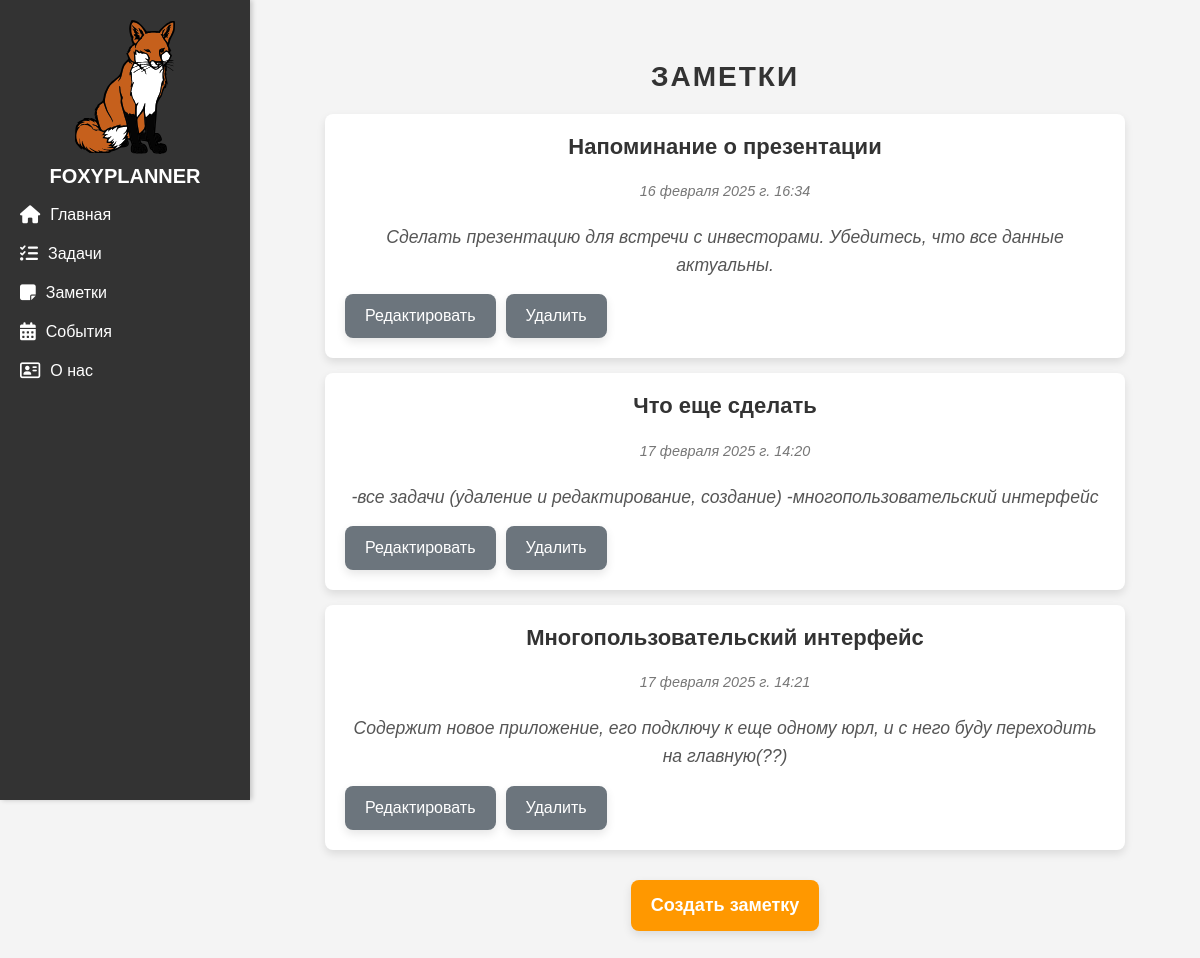
The app's page /notes/ with its own data.
### notes/models.py (models this page shows, shortened)
class Note(models.Model):
    title = models.CharField(max_length=200, verbose_name="Название")
    description = models.TextField(verbose_name="Описание")
    created_at = models.DateTimeField(auto_now_add=True, verbose_name="Дата создания")
    class Meta:
        verbose_name = "Заметка"
        verbose_name_plural = "Заметки"

### notes/views.py (the view)
# urls.py: path('notes/', include ('notes.urls'))
def notes(request):
    notes = Note.objects.order_by('created_at')
    return render(request, 'notes/notes.html', {'notes': notes})

### notes/templates/notes/notes.html (shortened to what this page needs)
{% extends 'main/layout.html'%}
{% block content %}
<h1>Заметки</h1>
{% if notes %}
    <ul class="notes-list">
        {% for note in notes %}
            <li class="note-item">
                <h2 class="note-title">{{ note.title }}</h2>
                <p class="note-date">{{ note.created_at }}</p>
                <p class="note-description">{{ note.description }}</p>
                <div class="note-actions">
                    <a href="{% url 'edit_note' note.id %}" class="edit-button">Редактировать</a>
                    <a href="{% url 'delete_note' note.id %}" class="delete-button" onclick="return confirm('Вы уверены, что хотите удалить эту заметку?')">Удалить</a>
                </div>
            </li>
        {% endfor %}
    </ul>
{% else %}
    <p class="no-notes">Заметки отсутствуют</p>
{% endif %}
<div class="create-note">
    <a href="{% url 'create_note' %}" class="create-button">Создать заметку</a>
</div>
{% endblock %}

### main/static/main/css/main.css (style rules this page uses)
body { font-family: Arial, sans-serif; margin: 0; padding: 0; display: flex; background-color: #f4f4f4; }
h1 { color: #333; text-align: center; }
p { font-size: 16px; line-height: 1.5; color: #555; }
h1, h2, h3 { font-family: 'Arial', sans-serif; color: #333; text-align: center; font-weight: bold; }
h1 { font-size: 32px; margin-bottom: 15px; text-transform: uppercase; letter-spacing: 2px; }
h2 { font-size: 26px; margin-bottom: 10px; color: #444; }
p { font-size: 18px; line-height: 1.6; color: #666; text-align: justify; max-width: 800px; margin: 0 auto; }
p { text-align: center; font-size: 18px; color: #888; margin-top: 20px; font-style: italic; }
.notes-list { list-style: none; padding: 0; margin: 20px auto; max-width: 800px; text-align: left; }
.note-item { background-color: #fff; padding: 20px; margin: 15px 0; border-radius: 8px; box-shadow: 0 4px 8px rgba(0, 0, 0, 0.1); transition: transform 0.2s ease-in-out; }
.note-title { font-size: 22px; font-weight: bold; color: #333; margin-bottom: 10px; }
.note-date { font-size: 0.9em; color: #777; margin-bottom: 15px; }
.note-description { font-size: 1.1em; color: #555; line-height: 1.6; }
.create-button { display: inline-block; padding: 12px 20px; font-size: 18px; font-weight: bold; color: white; background-color: #ff9800; border-radius: 8px; text-decoration: none; transition: background-color 0.3s, transform 0.2s; box-shadow: 0 4px 10px rgba(0, 0, 0, 0.1); }
.edit-button { background-color: #6c757d; color: white; padding: 10px 20px; font-size: 16px; border-radius: 8px; text-decoration: none; display: inline-block; transition: background-color 0.3s, transform 0.2s, box-shadow 0.2s ease; box-shadow: 0 4px 10px rgba(0, 0, 0, 0.1); }
.delete-button { background-color: #6c757d; color: white; padding: 10px 20px; font-size: 16px; border-radius: 8px; text-decoration: none; display: inline-block; transition: background-color 0.3s, transform 0.2s, box-shadow 0.2s ease; box-shadow: 0 4px 10px rgba(0, 0, 0, 0.1); }
.note-actions { display: flex; gap: 10px; justify-content: flex-start; align-items: center; margin-top: 15px; }
.create-note { display: flex; justify-content: center; margin-top: 30px; }
h1 { text-align: center; font-size: 28px; font-weight: bold; color: #333; }

### records on screen
Note: title "Напоминание о презентации", created_at "16 февраля 2025 г. 16:34", description "Сделать презентацию для встречи с инвесторами. Убедитесь, что все данные актуальны."
Note: title "Что еще сделать", created_at "17 февраля 2025 г. 14:20", description "-все задачи (удаление и редактирование, создание) -многопользовательский интерфейс"
Note: title "Многопользовательский интерфейс", created_at "17 февраля 2025 г. 14:21", description "Содержит новое приложение, его подключу к еще одному юрл, и с него буду переходить на главную(??)"
